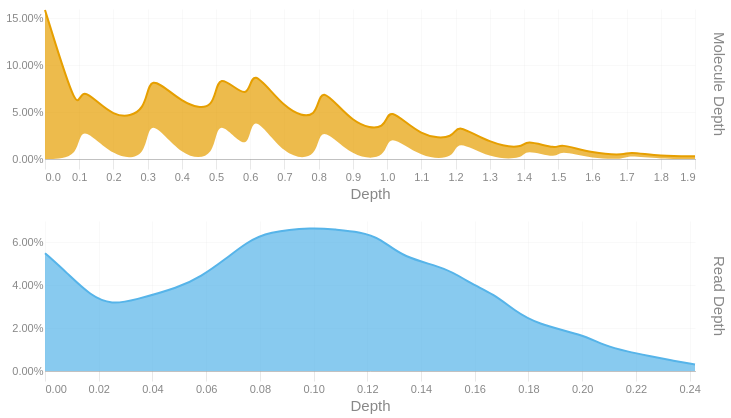

The code cell stored with this chart in its notebook:
### Code cell
readdep = depth_hist(tb['Read Depth'], q99, 3)
readdep = readdep.with_columns(pl.lit('Read Depth').alias('Metric'))
if not SKIPLR:
    moldep = depth_hist(tb['Molecule Depth'], mol_q99, 1)
    moldep = moldep.with_columns(pl.lit('Molecule Depth').alias('Metric'))
    _hist = pl.concat([readdep, moldep])
    _hist = _hist.filter(pl.col('Proportion') != 0)
    with SafeRender(_hist):
        (
            alt.Chart(_hist)        
            .mark_area(interpolate = "basis")
            .encode(
                x=alt.X('Bin:Q').scale(domainMin=0).axis(alt.Axis(title='Depth')),
                y = alt.Y('Proportion:Q', title = None).axis(format = '.2%'),
                color = alt.Color('Metric:N').legend(None),
                row = alt.Row("Metric:N").header(title = None, labelOrient = 'right'),
                tooltip = [
                    alt.Tooltip("Metric:N", title = "Metric"),
                    alt.Tooltip('Interval:N', title = "Depth Interval"),
                    alt.Tooltip('Proportion:Q', title = "% Alignments").format('.2%')
                ]
            )
            .resolve_scale(x='independent', y='independent')
            .properties(
                height = 150, width = 650,
                usermeta={'embedOptions': {'downloadFileName': f'{samplename}.depth.hist'}}
            )
        ).display()
else:
    readdep = readdep.filter(pl.col('Proportion') != 0)
    with SafeRender(readdep):
        (
            alt.Chart(readdep)        
            .mark_area(interpolate = "basis")
            .encode(
                x=alt.X('Bin:Q').scale(domainMin=0).axis(alt.Axis(title='Depth')),
                y = alt.Y('Proportion:Q', title = None).axis(format = '.2%'),
                tooltip = [
                    alt.Tooltip('Interval:N', title = "Depth Interval"),
                    alt.Tooltip('Proportion:Q', title = "% Alignments").format('.2%')
                ]
            )
            .properties(
                usermeta={'embedOptions': {'downloadFileName': f'{samplename}.depth.hist'}}
            )
        ).display()

### Figure 1 — Vega-Lite specification as saved in the notebook (floating-point values rounded to 4 significant figures)
{"width": 650, "height": 150, "config": {"title": {"anchor": "start", "dy": -15, "fontSize": 18, "color": "#888888", "subtitleColor": "#888888", "subtitleFontSize": 14}, "arc": {"fill": "#0072B2"}, "axis": {"domainColor": "#888888", "domainWidth": 0.5, "gridWidth": 0.2, "grid": false, "titleFontWeight": 400, "titleFontSize": 15, "labelFontSize": 11, "labelColor": "#888888", "tickColor": "#888888", "tickWidth": 0.2, "titleColor": "#888888"}, "axisBand": {"grid": false}, "axisX": {"grid": true, "tickSize": 10, "domainCap": "round"}, "axisY": {"domain": false, "grid": true, "tickSize": 0, "domainCap": "round"}, "background": "transparent", "header": {"labelFontSize": 15, "labelColor": "#888888", "titleFontSize": 15, "titleFontWeight": 600, "titleColor": "#888888"}, "legend": {"labelFont": "sans-serif", "labelFontSize": 12, "labelColor": "#888888", "symbolSize": 100, "symbolType": "circle", "titleFontSize": 12, "titlePadding": 10, "titleColor": "#888888", "title": null}, "range": {"category": ["#E69F00", "#56B4E9", "#009E73", "#F0E442", "#0072B2", "#D55E00", "#CC79A7", "#000000"], "diverging": ["#cfe8f3", "#a2d4ec", "#73bfe2", "#46abdb", "#1696d2", "#12719e"]}, "area": {"fill": "#0072B2", "fillOpacity": 0.7, "line": true, "strokeOpacity": 0.7}, "line": {"color": "#0072B2", "stroke": "#0072B2", "strokeWidth": 2}, "trail": {"color": "#0072B2", "stroke": "#0072B2", "strokeWidth": 0, "size": 1}, "point": {"filled": true, "fillOpacity": 1.0, "size": 95}, "text": {"color": "#888888", "fontSize": 11, "align": "right", "fontWeight": 400, "size": 11}, "bar": {"fill": "#0072B2", "stroke": null}, "view": {"stroke": null, "continuousWidth": 660, "continuousHeight": 400}}, "data": {"name": "data-e35e782a519ebade074b8ca572de0e88"}, "mark": {"type": "area", "interpolate": "basis"}, "encoding": {"color": {"field": "Metric", "legend": null, "type": "nominal"}, "row": {"field": "Metric", "header": {"title": null, "labelOrient": "right"}, "type": "nominal"}, "tooltip": [{"field": "Metric", "title": "Metric", "type": "nominal"}, {"field": "Interval", "title": "Depth Interval", "type": "nominal"}, {"field": "Proportion", "format": ".2%", "title": "% Alignments", "type": "quantitative"}], "x": {"axis": {"title": "Depth"}, "field": "Bin", "scale": {"domainMin": 0}, "type": "quantitative"}, "y": {"axis": {"format": ".2%"}, "field": "Proportion", "title": null, "type": "quantitative"}}, "resolve": {"scale": {"x": "independent", "y": "independent"}}, "usermeta": {"embedOptions": {"downloadFileName": "TF26LRJL0005_50B_L_10484332_23Y22YLT4_L7.depth.hist"}}, "$schema": "https://vega.github.io/schema/vega-lite/v6.4.1.json", "datasets": {"data-e35e782a519ebade074b8ca572de0e88": [{"Bin": 0.0, "Interval": "0.0-0.008", "Proportion": 0.055, "Metric": "Read Depth"}, {"Bin": 0.008, "Interval": "0.008-0.017", "Proportion": 0.046, "Metric": "Read Depth"}, {"Bin": 0.017, "Interval": "0.017-0.025", "Proportion": 0.035, "Metric": "Read Depth"}, {"Bin": 0.025, "Interval": "0.025-0.033", "Proportion": 0.031, "Metric": "Read Depth"}, {"Bin": 0.033, "Interval": "0.033-0.042", "Proportion": 0.033, "Metric": "Read Depth"}, {"Bin": 0.05, "Interval": "0.05-0.058", "Proportion": 0.039, "Metric": "Read Depth"}, {"Bin": 0.058, "Interval": "0.058-0.067", "Proportion": 0.044, "Metric": "Read Depth"}, {"Bin": 0.067, "Interval": "0.067-0.075", "Proportion": 0.052, "Metric": "Read Depth"}, {"Bin": 0.075, "Interval": "0.075-0.083", "Proportion": 0.06, "Metric": "Read Depth"}, {"Bin": 0.083, "Interval": "0.083-0.092", "Proportion": 0.065, "Metric": "Read Depth"}, {"Bin": 0.1, "Interval": "0.1-0.108", "Proportion": 0.067, "Metric": "Read Depth"}, {"Bin": 0.108, "Interval": "0.108-0.117", "Proportion": 0.066, "Metric": "Read Depth"}, {"Bin": 0.117, "Interval": "0.117-0.125", "Proportion": 0.065, "Metric": "Read Depth"}, {"Bin": 0.125, "Interval": "0.125-0.133", "Proportion": 0.062, "Metric": "Read Depth"}, {"Bin": 0.133, "Interval": "0.133-0.142", "Proportion": 0.053, "Metric": "Read Depth"}, {"Bin": 0.15, "Interval": "0.15-0.158", "Proportion": 0.048, "Metric": "Read Depth"}, {"Bin": 0.158, "Interval": "0.158-0.167", "Proportion": 0.041, "Metric": "Read Depth"}, {"Bin": 0.167, "Interval": "0.167-0.175", "Proportion": 0.036, "Metric": "Read Depth"}, {"Bin": 0.175, "Interval": "0.175-0.183", "Proportion": 0.028, "Metric": "Read Depth"}, {"Bin": 0.183, "Interval": "0.183-0.192", "Proportion": 0.022, "Metric": "Read Depth"}, {"Bin": 0.2, "Interval": "0.2-0.208", "Proportion": 0.017, "Metric": "Read Depth"}, {"Bin": 0.208, "Interval": "0.208-0.217", "Proportion": 0.012, "Metric": "Read Depth"}, {"Bin": 0.217, "Interval": "0.217-0.225", "Proportion": 0.009, "Metric": "Read Depth"}, {"Bin": 0.225, "Interval": "0.225-0.233", "Proportion": 0.007, "Metric": "Read Depth"}, {"Bin": 0.233, "Interval": "0.233-0.242", "Proportion": 0.005, "Metric": "Read Depth"}, {"Bin": 0.242, "Interval": "0.242-0.25", "Proportion": 0.003, "Metric": "Read Depth"}, {"Bin": 0.0, "Interval": "0.0-0.1", "Proportion": 0.159, "Metric": "Molecule Depth"}, {"Bin": 0.1, "Interval": "0.1-0.1", "Proportion": 0.041, "Metric": "Molecule Depth"}, {"Bin": 0.1, "Interval": "0.1-0.2", "Proportion": 0.043, "Metric": "Molecule Depth"}, {"Bin": 0.2, "Interval": "0.2-0.3", "Proportion": 0.04, "Metric": "Molecule Depth"}, {"Bin": 0.3, "Interval": "0.3-0.3", "Proportion": 0.05, "Metric": "Molecule Depth"}, {"Bin": 0.3, "Interval": "0.3-0.4", "Proportion": 0.045, "Metric": "Molecule Depth"}, {"Bin": 0.4, "Interval": "0.4-0.5", "Proportion": 0.058, "Metric": "Molecule Depth"}, {"Bin": 0.5, "Interval": "0.5-0.5", "Proportion": 0.05, "Metric": "Molecule Depth"}, {"Bin": 0.5, "Interval": "0.5-0.6", "Proportion": 0.048, "Metric": "Molecule Depth"}, {"Bin": 0.6, "Interval": "0.6-0.6", "Proportion": 0.057, "Metric": "Molecule Depth"}, {"Bin": 0.6, "Interval": "0.6-0.7", "Proportion": 0.046, "Metric": "Molecule Depth"}, {"Bin": 0.7, "Interval": "0.7-0.8", "Proportion": 0.051, "Metric": "Molecule Depth"}, {"Bin": 0.8, "Interval": "0.8-0.8", "Proportion": 0.04, "Metric": "Molecule Depth"}, {"Bin": 0.8, "Interval": "0.8-0.9", "Proportion": 0.044, "Metric": "Molecule Depth"}, {"Bin": 0.9, "Interval": "0.9-1.0", "Proportion": 0.035, "Metric": "Molecule Depth"}, {"Bin": 1.0, "Interval": "1.0-1.0", "Proportion": 0.03, "Metric": "Molecule Depth"}, {"Bin": 1.0, "Interval": "1.0-1.1", "Proportion": 0.029, "Metric": "Molecule Depth"}, {"Bin": 1.1, "Interval": "1.1-1.2", "Proportion": 0.022, "Metric": "Molecule Depth"}, {"Bin": 1.2, "Interval": "1.2-1.2", "Proportion": 0.022, "Metric": "Molecule Depth"}, {"Bin": 1.2, "Interval": "1.2-1.3", "Proportion": 0.017, "Metric": "Molecule Depth"}, {"Bin": 1.3, "Interval": "1.3-1.4", "Proportion": 0.016, "Metric": "Molecule Depth"}, {"Bin": 1.4, "Interval": "1.4-1.4", "Proportion": 0.011, "Metric": "Molecule Depth"}, {"Bin": 1.4, "Interval": "1.4-1.5", "Proportion": 0.01, "Metric": "Molecule Depth"}, {"Bin": 1.5, "Interval": "1.5-1.5", "Proportion": 0.01, "Metric": "Molecule Depth"}, {"Bin": 1.5, "Interval": "1.5-1.6", "Proportion": 0.007, "Metric": "Molecule Depth"}, {"Bin": 1.6, "Interval": "1.6-1.7", "Proportion": 0.006, "Metric": "Molecule Depth"}, {"Bin": 1.7, "Interval": "1.7-1.7", "Proportion": 0.004, "Metric": "Molecule Depth"}, {"Bin": 1.7, "Interval": "1.7-1.8", "Proportion": 0.004, "Metric": "Molecule Depth"}, {"Bin": 1.8, "Interval": "1.8-1.9", "Proportion": 0.003, "Metric": "Molecule Depth"}, {"Bin": 1.9, "Interval": "1.9-1.93", "Proportion": 0.003, "Metric": "Molecule Depth"}]}}
